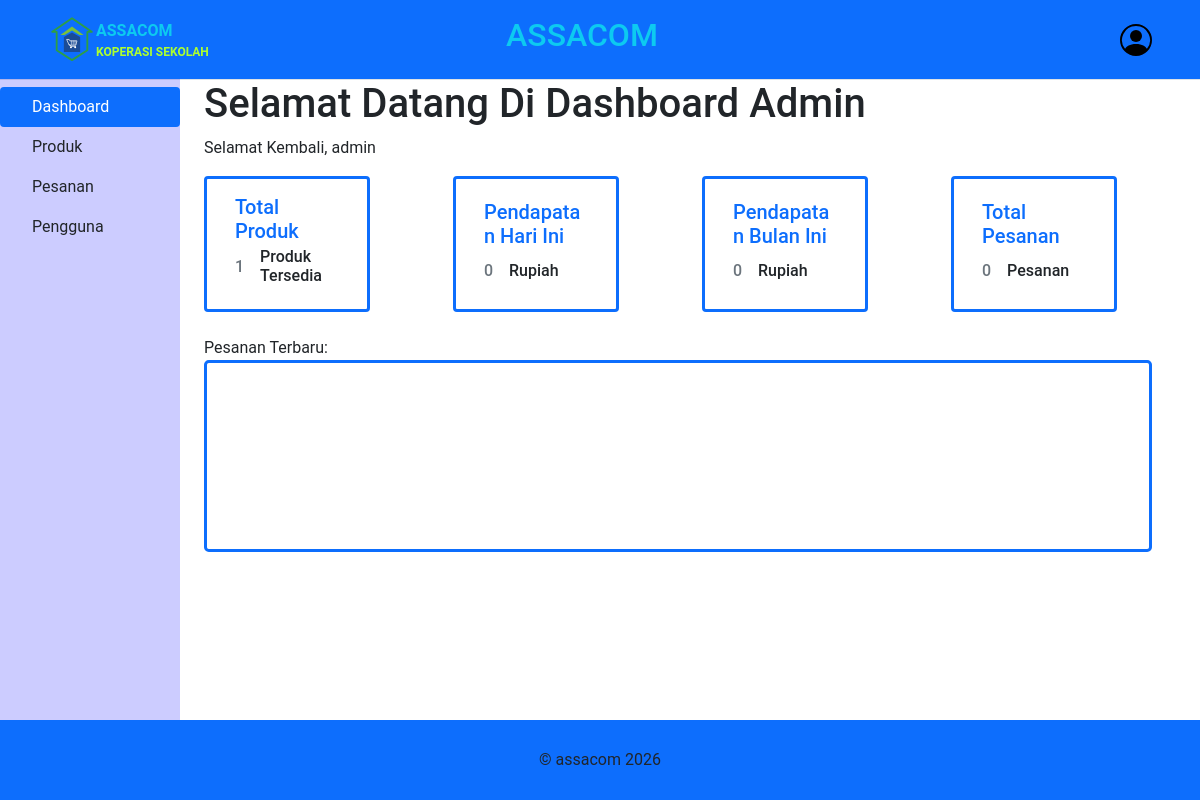
/main/admin/dashboard (signed in), run on an earlier commit of the app's database.
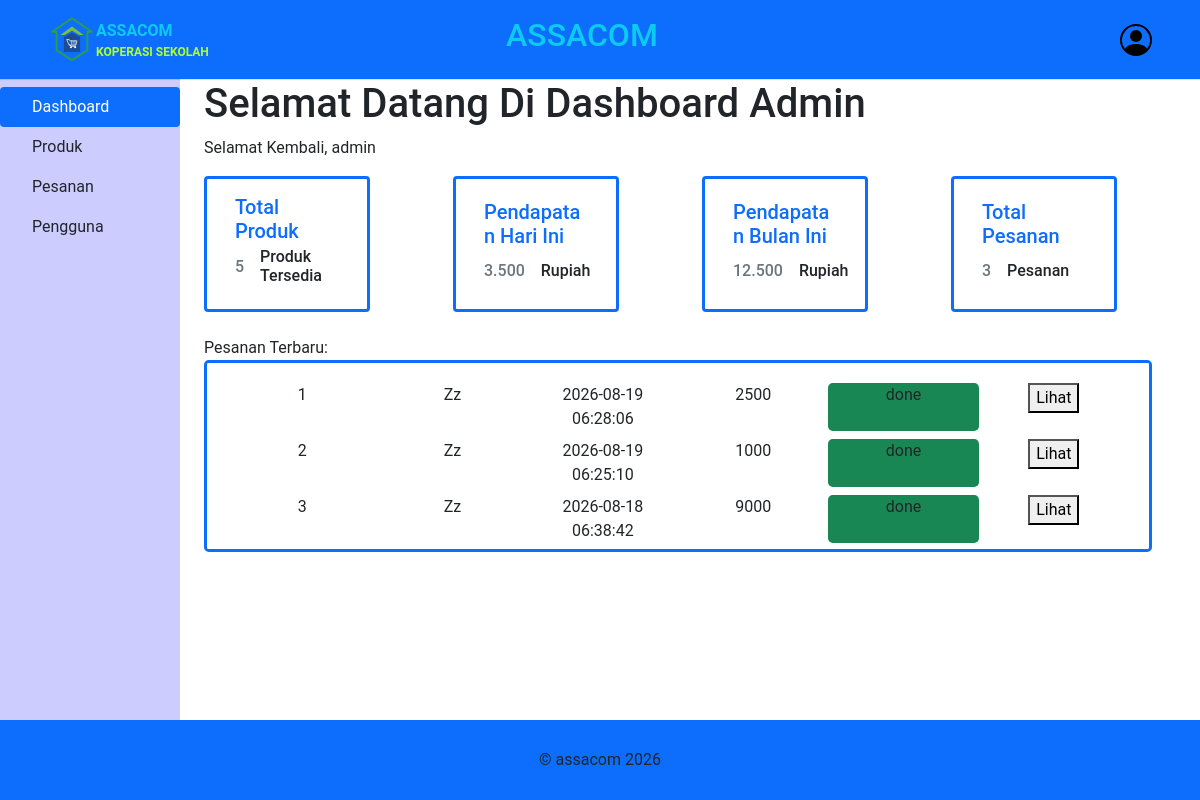
And on a later commit of the database.
### tables this page shows
CREATE TABLE `pesanan` (
  `id` int NOT NULL,
  `user_id` int NOT NULL,
  `total_harga` int NOT NULL,
  `status` enum('pending','done') NOT NULL,
  `tanggal_dibuat` datetime NOT NULL
);

CREATE TABLE `users` (
  `id` int NOT NULL,
  `username` varchar(255) NOT NULL,
  `email` varchar(255) NOT NULL,
  `password` varchar(255) NOT NULL,
  `role` enum('user','admin') NOT NULL
);

### include/database.php (called while the page is built, shortened)
<?php
class database
{
    public string $host = "localhost", $user = "root", $pass = "", $db = "ascom";
    public function __construct()
    {
        $this->koneksi = mysqli_connect(
            $this->host,
            $this->user,
            $this->pass,
            $this->db
        );
    }
}
include "class/users.php";
include "class/produk.php";
include "class/pesanan.php";

### include/class/produk.php (called while the page is built, shortened)
<?php
class produk extends database
{
    public function total_produk(): int
    {
        $data = mysqli_query(
            $this->koneksi,
            "SELECT * FROM produk"
        );
        return mysqli_num_rows($data);
    }
}

### include/class/pesanan.php (called while the page is built, shortened)
<?php
class pesanan extends database
{
    public function get_data(): mysqli_result|bool
    {
        $data = mysqli_query($this->koneksi, "SELECT * FROM pesanan ORDER BY tanggal_dibuat DESC");
        return $data;
    }
    public function total_pesanan(): int
    {
        $data = mysqli_query(
            $this->koneksi,
            "SELECT * FROM pesanan"
        );
        return mysqli_num_rows($data);
    }
    public function pendapatan_hari_ini(): int
    {
        try {
            $date = date("Y-m-d");
            $sql  = "SELECT total_harga FROM pesanan WHERE DATE(tanggal_dibuat) = ?";
            $stmt = mysqli_prepare($this->koneksi, $sql);
            mysqli_stmt_bind_param($stmt, "s", $date);
            mysqli_stmt_execute($stmt);
            $query = mysqli_stmt_get_result($stmt);
            $data  = mysqli_fetch_all($query);
            $total = 0;
            foreach ($data as $value) {
                $total += $value[0];
            }
            return $total;
        } catch (Exception $e) {
            error_log("pesanan::pendapatan_hari_ini() error: " . $e->getMessage());
            return 0;
        }
    }
    public function pendapatan_bulan_ini(): int
    {
        try {
            $date = date("Y-m");
            $sql  = "SELECT total_harga FROM pesanan WHERE DATE_FORMAT(tanggal_dibuat, '%Y-%m') = ?";
            $stmt = mysqli_prepare($this->koneksi, $sql);
            mysqli_stmt_bind_param($stmt, "s", $date);
            mysqli_stmt_execute($stmt);
            $query = mysqli_stmt_get_result($stmt);
            $data  = mysqli_fetch_all($query);
            $total = 0;
            foreach ($data as $value) {
                $total += $value[0];
            }
            return $total;
        } catch (Exception $e) {
            error_log("pesanan::pendapatan_bulan_ini() error: " . $e->getMessage());
            return 0;
        }
    }
}

### include/class/users.php (called while the page is built, shortened)
<?php
class users extends database
{
    public function get_username(int $id): string
    {
        $sql = "SELECT username FROM users WHERE id = ?";
        $stmt = mysqli_prepare($this->koneksi, $sql);
        mysqli_stmt_bind_param($stmt, "i", $id);
        mysqli_stmt_execute($stmt);
        $result = mysqli_stmt_get_result($stmt);
        $data = mysqli_fetch_assoc($result);
        return $data['username'];
    }
}

### main/admin/dashboard/index.php (the view, shortened to what this page needs)
<?php include __DIR__ . "/../template/head.php"; ?>
<body>
    <?php include __DIR__ . "/../template/header.php"; ?>
    <?php include __DIR__ . "/../template/sidebar.php"; ?>
    <main id="dashboard">
        <h1>Selamat Datang Di Dashboard Admin</h1>
        <p>Selamat Kembali, <?= $_SESSION['username']; ?></p>
        <section class="container mb-4">
            <div class="row">
                <?php $produk = new produk(); ?>
                <div class="card border-3 border-primary col-6 col-md-4 mb-2 mb-lg-0 col-lg-2">
                    <div class="card-body d-flex flex-column align-items-stretch justify-content-around">
                        <h5 class="card-title text-primary">Total Produk</h5>
                        <h6 class="card-subtitle mb-2 d-flex align-items-center">
                            <span class="text-muted me-3"><?= $produk->total_produk() ?></span> <span>Produk Tersedia </span>
                        </h6>
                    </div>
                </div>
                <div class="col-md-1"></div>
                <?php $pesanan = new pesanan(); ?>
                <div class="card border-3 border-primary col-6 col-md-4 col-lg-2 mb-2 mb-md-0">
                    <div class="card-body d-flex flex-column align-items-stretch justify-content-around">
                        <h5 class="card-title text-primary ">Pendapatan Hari Ini</h5>
                        <h6 class="card-subtitle mb-2 d-flex align-items-center">
                            <span class="text-muted me-3"><?= number_format($pesanan->pendapatan_hari_ini(), 0, ",", ".") ?></span> <span>Rupiah</span>
                        </h6>
                    </div>
                </div>
                <div class="col-md-1"></div>
                <div class="card border-3 border-primary col-6 col-md-4 col-lg-2 mb-2 mb-md-0">
                    <div class="card-body d-flex flex-column align-items-stretch justify-content-around">
                        <h5 class="card-title text-primary ">Pendapatan Bulan Ini</h5>
                        <h6 class="card-subtitle mb-2 d-flex align-items-center">
                            <span class="text-muted me-3"><?= number_format($pesanan->pendapatan_bulan_ini(), 0, ",", ".") ?></span> <span>Rupiah</span>
                        </h6>
                    </div>
                </div>
                <div class="col-md-1"></div>
                <div class="card border-3 border-primary col-6 col-md-4 mb-2 mb-lg-0 col-lg-2">
                    <div class="card-body d-flex flex-column align-items-stretch justify-content-around">
                        <h5 class="card-title text-primary">Total Pesanan</h5>
                        <h6 class="card-subtitle mb-2 d-flex align-items-center">
                            <span class="text-muted me-3"><?= $pesanan->total_pesanan() ?></span> <span>Pesanan</span>
                        </h6>
                    </div>
                </div>
            </div>
        </section>
        <p class="mb-0">Pesanan Terbaru: </p>
        <div class="card mb-4 me-5 rounded-3 overflow-auto border-3 border-primary" style="height: 12em;">
            <div class="card-body">
                <div class="container text-center">
                    <?php $users = new users(); ?>
                    <?php $no = 0 ?>
                    <?php foreach ($pesanan->get_data() as $data) : ?>
                        <div class="row p-1">
                            <div class="col"><?= ++$no ?></div>
                            <div class="col"><?= $users->get_username($data['user_id']) ?></div>
                            <div class="col"><?= $data['tanggal_dibuat'] ?></div>
                            <div class="col"><?= $data['total_harga'] ?></div>
                            <div class="col <?= match ($data['status']) {
                                                "pending" => "bg-warning",
                                                "done" => "bg-success",
                                            } ?> rounded-3">
                                <?= $data['status']  ?>
                            </div>
                            <div class="col">
                                <form action="show.php" method="post">
                                    <button type="submit" name="lihat">Lihat</button>
                                </form>
                            </div>
                        </div>
                    <?php endforeach; ?>
                </div>
            </div>
        </div>
    </main>
    <?php include __DIR__ . "/../template/footer.php"; ?>
</body>
</html>

### main/admin/template/head.php (shortened to what this page needs)
<!DOCTYPE html>
<html lang="en">
<head>
    <link href="https://cdn.jsdelivr.net/npm/bootstrap@5.0.2/dist/css/bootstrap.min.css" rel="stylesheet">
    <link rel="stylesheet" href="../../assets/css/admin/main.css">
    <link rel="stylesheet" href="../../assets/css/admin/admin.css">
</head>

### main/admin/template/header.php (shortened to what this page needs)
<header id="header" class="position-sticky d-flex flex-wrap align-items-center justify-content-center justify-content-md-between border-bottom bg-primary">
    <a href="../dashboard" class="d-flex align-items-center col-md-3 mb-2 mb-md-0  text-dark text-decoration-none" style="pointer-events: none;">
        <svg class="bi me-2" width="40" height="32" role="img" aria-label="Bootstrap">
            <use xlink:href="#bootstrap" />
        </svg>
        <div class="d-flex fw-bold align-items-center">
            <div class="d-flex flex-column">
                <span class="text-info" style="font-size: 1rem;">ASSACOM</span>
                <span class="" style="font-size: .75rem; color: greenyellow">KOPERASI SEKOLAH</span>
            </div>
        </div>
    </a>
    <div class=" w-50 d-flex" style="margin-left: 12em;">
        <h2 class="text-info">ASSACOM</h2>
    </div>
    <a href="../profile" class="me-5">
        <svg xmlns="http://www.w3.org/2000/svg" width="32" height="32" fill="<?= basename(getcwd()) == "profile" ? "cyan" : "black" ?>" class="bi bi-person-circle" viewBox="0 0 16 16">
            <path d="M11 6a3 3 0 1 1-6 0 3 3 0 0 1 6 0" />
            <path fill-rule="evenodd" d="M0 8a8 8 0 1 1 16 0A8 8 0 0 1 0 8m8-7a7 7 0 0 0-5.468 11.37C3.242 11.226 4.805 10 8 10s4.757 1.225 5.468 2.37A7 7 0 0 0 8 1" />
        </svg>
    </a>
</header>

### main/admin/template/sidebar.php
<nav id="sidebar-nav" class="position-fixed flex-column flex-shrink-0 pt-2 text-dark">
    <ul class="nav nav-pills flex-column">
        <li class="nav-item">
            <a href="../dashboard" class="nav-link <?= basename(getcwd()) == "dashboard" ? "active" : "text-dark" ?>" aria-current="page">
                <svg class="bi me-2" width="4" height="4">
                    <use xlink:href="../dashboard">
                </svg>
                Dashboard
            </a>
        </li>
        <li>
            <a href="../produk" class="nav-link <?= basename(getcwd()) == "produk" ? "active" : "text-dark" ?>">
                <svg class="bi me-2" width="4" height="4">
                    <use xlink:href="../produk" />
                </svg>
                Produk
            </a>
        </li>
        <li>
            <a href="../pesanan" class="nav-link <?= basename(getcwd()) == "pesanan" ? "active" : "text-dark" ?>">
                <svg class="bi me-2" width="4" height="4">
                    <use xlink:href="../pesanan" />
                </svg>
                Pesanan
            </a>
        </li>
        <li>
            <a href="../pengguna" class="nav-link <?= basename(getcwd()) == "pengguna" ? "active" : "text-dark" ?>">
                <svg class="bi me-2" width="4" height="4">
                    <use xlink:href="../pengguna" />
                </svg>
                Pengguna
            </a>
        </li>
    </ul>
</nav>

### main/admin/template/footer.php
<footer id="footer" class="position-fixed d-flex flex-wrap align-items-center justify-content-center py-3 bg-primary">
    <div>&copy; assacom <?= date("Y") ?></div>
</footer>

### main/assets/css/admin/main.css (style rules this page uses)
body { margin: 0px; padding: 0px; overflow-x: hidden; overflow-y: hidden; }
* { font-family: roboto; }

### main/assets/css/admin/admin.css (style rules this page uses)
body { --sidebar-width: 15dvw; }
#sidebar-nav { width: var(--sidebar-width); height: 100dvh; translate: 0px -1px; background: hsl(240, 100%, 50%, 0.2); }
main { margin-left: calc(var(--sidebar-width) + 2dvw); }
#footer { width: 100dvw; height: 10dvh; bottom: 0; left: 0; }
#header { width: 100dvw; height: 10dvh; top: 0; left: 0; }

What changed in the data, as far as the page shows it:
added pesanan: user.username "Zz", tanggal_dibuat "2026-08-19 06:28:06", total_harga "2500", status "done"
added pesanan: user.username "Zz", tanggal_dibuat "2026-08-19 06:25:10", total_harga "1000", status "done"
added pesanan: user.username "Zz", tanggal_dibuat "2026-08-18 06:38:42", total_harga "9000", status "done"
Also different on the page:
$produk->total_produk(): "1" → "5"
$pesanan->pendapatan_hari_ini(): "0" → "3.500"
$pesanan->pendapatan_bulan_ini(): "0" → "12.500"
$pesanan->total_pesanan(): "0" → "3"
